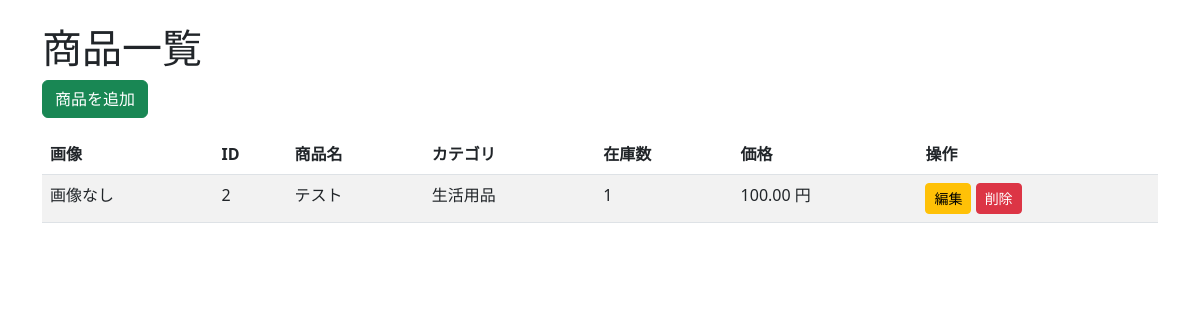
Page /stock/ on the earlier database version.
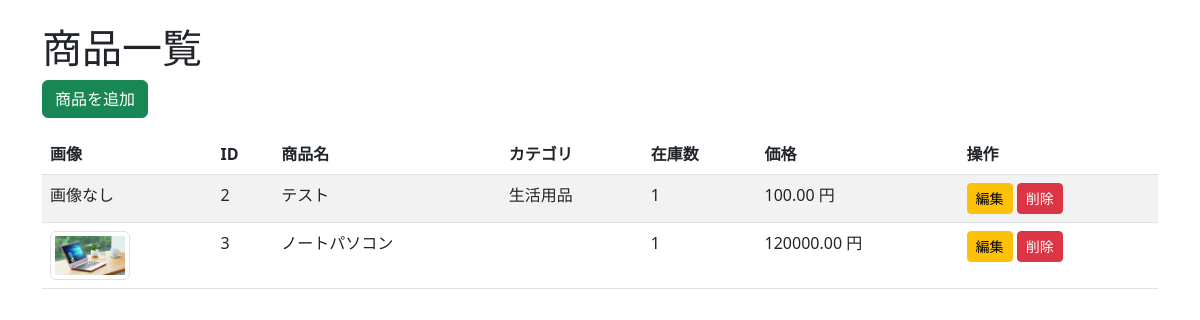
Same page on the later database version.
### stock/models.py (models this page shows, shortened)
class Item(models.Model):
    name = models.CharField(max_length=100)  # 商品名
    description = models.TextField(blank=True, null=True)  # 説明
    quantity = models.PositiveIntegerField()  # 在庫数
    price = models.DecimalField(max_digits=10, decimal_places=2)  # 価格
    category = models.ForeignKey(Category, on_delete=models.SET_NULL, null=True, blank=True)  # カテゴリ
    image = models.ImageField(upload_to='item_images/', blank=True, null=True)  # 画像
    added_at = models.DateTimeField(auto_now_add=True)  # 登録日時

class Category(models.Model):
    name = models.CharField(max_length=50)

### stock/views.py (the view)
# urls.py: path('', item_list, name='item_list'),  # 商品一覧
def item_list(request):
    items = Item.objects.all()  # データベースから全てのアイテムを取得
    return render(request, "stock/item_list.html", {'items': items})  # アイテムをテンプレートに渡す

### stock/templates/stock/item_list.html (shortened to what this page needs)
<!DOCTYPE html>
<html lang="ja">
<head>
    <link href="https://cdn.jsdelivr.net/npm/bootstrap@5.3.0/dist/css/bootstrap.min.css" rel="stylesheet">
</head>
<body class="container mt-4">
    <h1>商品一覧</h1>
    <a href="{% url 'item_create' %}" class="btn btn-success mb-3">商品を追加</a>
    <table class="table table-striped">
        <thead>
            <tr>
                <th>画像</th>
                <th>ID</th>
                <th>商品名</th>
                <th>カテゴリ</th>
                <th>在庫数</th>
                <th>価格</th>
                <th>操作</th>
            </tr>
        </thead>
        <tbody>
            {% for item in items %}
            <tr>
                <td>
                    {% if item.image %}
                        <img src="{{ item.image.url }}" alt="{{ item.name }}" class="img-thumbnail" width="80">
                    {% else %}
                        <span>画像なし</span>
                    {% endif %}
                </td>
                <td>{{ item.id }}</td>
                <td>{{ item.name }}</td>
                <td>{{ item.category.name }}</td>
                <td>{{ item.quantity }}</td>
                <td>{{ item.price }} 円</td>
                <td>
                    <a href="{% url 'item_update' item.id %}" class="btn btn-warning btn-sm">編集</a>
                    <a href="{% url 'item_delete' item.id %}" class="btn btn-danger btn-sm">削除</a>
                </td>
            </tr>
            {% empty %}
            <tr>
                <td colspan="7" class="text-center">商品がありません。</td>
            </tr>
            {% endfor %}
        </tbody>
    </table>
</body>
</html>

Differences in the rows shown:
added Item: image (picture), id "3", name "ノートパソコン", quantity "1", price "120000.00"
